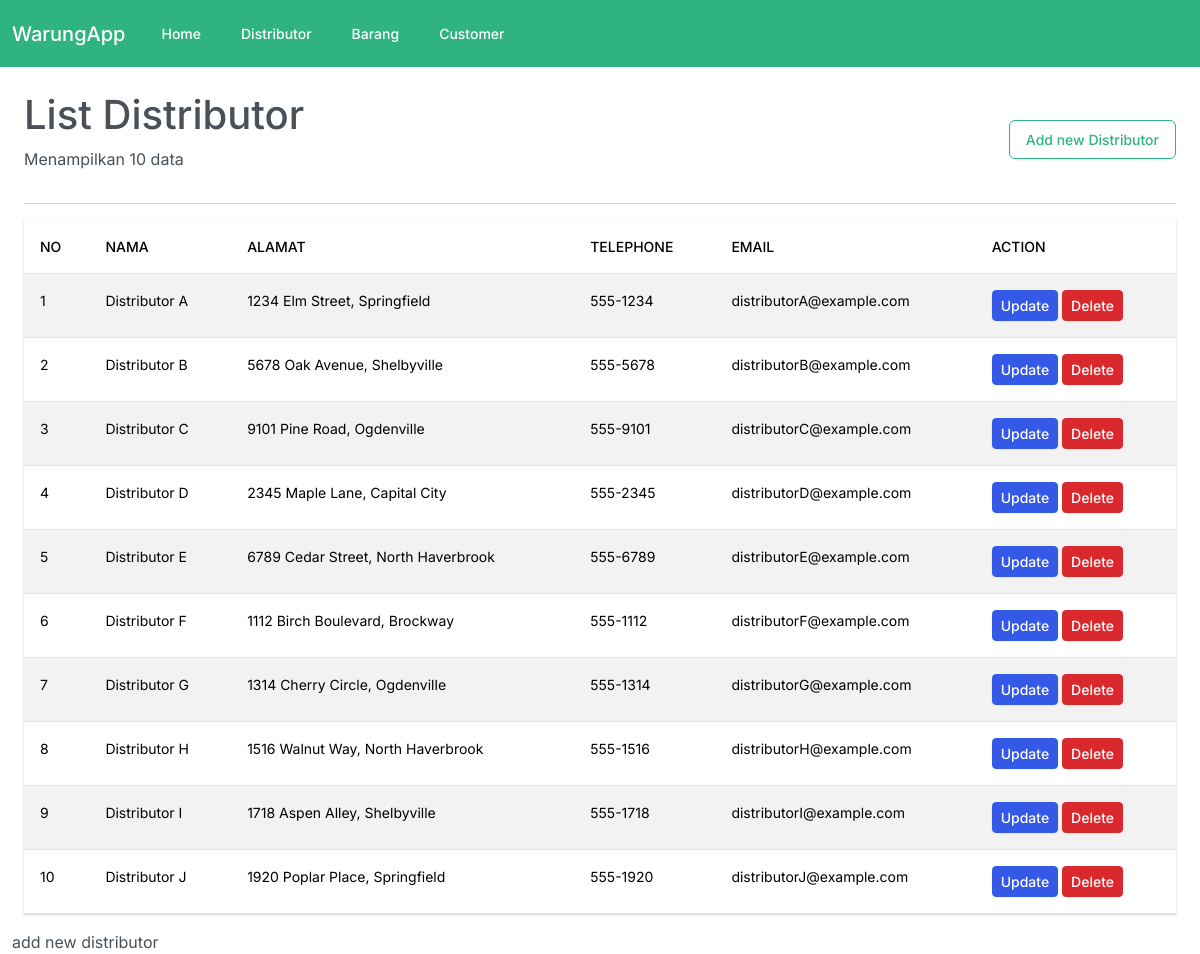
The page /index.php?page=distributor&action=all on the database its author committed.
### tables this page shows
CREATE TABLE `mtd_distributor` (
    `id_distributor` INT AUTO_INCREMENT PRIMARY KEY,
    `nama` VARCHAR(255) NOT NULL,
    `alamat` VARCHAR(255) NOT NULL,
    `telephone` VARCHAR(50) NOT NULL,
    `email` VARCHAR(100) NOT NULL
);

### library/pdo/connection.php (called while the page is built)
<?php
include ('library/pdo/database.php');
$credentials = [
	'hostname' => 'localhost',
	'username' => 'root',
	'password' => '',
	'database' => 'warung_app'
];
$database = new Database($credentials);

### library/pdo/database.php (called while the page is built, shortened)
<?php
include('library/pdo/result.php');
class Database {
	private $statement;
	private $handler;
	public function __construct($credentials){
		$connection = 'mysql:host=' . $credentials['hostname'] . ';dbname=' . $credentials['database'];
		$options = array(
			PDO::ATTR_PERSISTENT    => true,
			PDO::ATTR_ERRMODE       => PDO::ERRMODE_EXCEPTION
		);
		try{
			$this->handler = new PDO($connection, $credentials['username'], $credentials['password'], $options);
		}
		catch(PDOException $e){
			$this->error = $e->getMessage();
		}
	}
	public function query($sql)
	{
		$this->prepareStatement($sql);
		$this->execute();
		$data = $this->statement->fetchAll(PDO::FETCH_ASSOC);
		return new Result($data);
	}
	private function prepareStatement($query){
		$this->statement = $this->handler->prepare($query);
	}
	public function execute(){
	    return $this->statement->execute();
	}
}

### library/pdo/result.php (called while the page is built, shortened)
<?php
class Result
{
	private $data;
	function __construct(Array $data)
	{
		$this->data = $data;
	}
	public function all()
	{
		return $this->data;
	}
}

### pages/distributor/index.php (the view)
<?php
include ('library/pdo/connection.php');
$query = "SELECT * FROM mtd_distributor";
$listDistributor = $database->query($query)->all();
?>
<div class="container-fluid mt-4">
  <div class="d-flex justify-content-between align-items-center">
    <div>
        <h1>List Distributor</h1>
        <p class="mt-0">Menampilkan <?= count($listDistributor) ?> data</p>
    </div>
    <div>
        <button data-bs-toggle="modal" data-bs-target="#addDistributor" class="btn btn-outline-success">Add new Distributor</button>
    </div>
  </div>
  <hr>
  <table class="table table-responsive table-condensed table-striped">
    <thead>
      <tr>
        <th>No</th>
        <th>Nama</th>
        <th>Alamat</th>
        <th>Telephone</th>
        <th>Email</th>
        <th>Action</th>
      </tr>
    </thead>
    <tbody>
      <?php foreach($listDistributor as $index => $distributor) { ?>
      <tr>
        <td><?= $index+1 ?></td>
        <td><?= $distributor['nama'] ?></td>
        <td><?= $distributor['alamat'] ?></td>
        <td><?= $distributor['telephone'] ?></td>
        <td><?= $distributor['email'] ?></td>
        <td>
        <a href="index.php?page=distributor&action=update&id_distributor=<?= $distributor['id_distributor'] ?>" class="btn btn-sm btn-primary">Update</a>
        <a href="index.php?page=distributor&action=delete&id_distributor=<?= $distributor['id_distributor'] ?>" class="btn btn-sm btn-danger">Delete</a>
        </td>
      </tr>
      <?php } ?>
    </tbody>
  </table>
</div>
<?php include("pages/distributor/add.php") ?>

### layouts/header.php (shortened to what this page needs)
<!doctype html>
<html lang="en">
  <head>
    <link href="https://bootswatch.com/5/zephyr/bootstrap.min.css" rel="stylesheet">
  </head>
  <body>
  <?php include("layouts/navbar.php") ?>

### layouts/navbar.php (shortened to what this page needs)
<nav class="navbar navbar-expand-lg bg-success">
  <div class="container-fluid">
    <a class="navbar-brand" style="color: white" href="#">WarungApp</a>
    <div class="collapse navbar-collapse" id="navbarNav">
      <ul class="navbar-nav">
        <li class="nav-item">
          <a class="nav-link" style="color: white"  aria-current="page" href="index.php?page=home&action=all">Home</a>
        </li>
        <li class="nav-item">
          <a class="nav-link" style="color: white"  href="index.php?page=distributor&action=all">Distributor</a>
        </li>
        <li class="nav-item">
          <a class="nav-link" style="color: white"  href="index.php?page=barang&action=all">Barang</a>
        </li>
        <li class="nav-item">
          <a class="nav-link" style="color: white"  href="index.php?page=customer&action=all">Customer</a>
        </li>
      </ul>
    </div>
  </div>
</nav>

### index.php
<?php include('layouts/header.php') ?>
<div class="container-fluid">
<?php
  $activePage = $_GET['page'];
  if($activePage == "barang") include("pages/barang/route.php");
  else if($activePage == "home") include("pages/home/route.php");
  else if($activePage == "transaction") include("pages/transaction/route.php");
  else if($activePage == "distributor") include("pages/distributor/route.php");
  else if($activePage == "customer") include("pages/customer/route.php");
  else include("pages/errors/not-found.php");
?>
</div>
<?php include('layouts/footer.php') ?>

### pages/distributor/route.php (shortened to what this page needs)
<?php
$action = $_GET['action'];
if($action == "all") include("pages/distributor/index.php");
?>

### pages/distributor/add.php
add new distributor

### layouts/footer.php (shortened to what this page needs)
  </body>
</html>

### rows shown on the page
mtd_distributor: nama "Distributor A", alamat "1234 Elm Street, Springfield", telephone "555-1234", email "distributorA@example.com"
mtd_distributor: nama "Distributor B", alamat "5678 Oak Avenue, Shelbyville", telephone "555-5678", email "distributorB@example.com"
mtd_distributor: nama "Distributor C", alamat "9101 Pine Road, Ogdenville", telephone "555-9101", email "distributorC@example.com"
mtd_distributor: nama "Distributor D", alamat "2345 Maple Lane, Capital City", telephone "555-2345", email "distributorD@example.com"
mtd_distributor: nama "Distributor E", alamat "6789 Cedar Street, North Haverbrook", telephone "555-6789", email "distributorE@example.com"
mtd_distributor: nama "Distributor F", alamat "1112 Birch Boulevard, Brockway", telephone "555-1112", email "distributorF@example.com"
mtd_distributor: nama "Distributor G", alamat "1314 Cherry Circle, Ogdenville", telephone "555-1314", email "distributorG@example.com"
mtd_distributor: nama "Distributor H", alamat "1516 Walnut Way, North Haverbrook", telephone "555-1516", email "distributorH@example.com"
mtd_distributor: nama "Distributor I", alamat "1718 Aspen Alley, Shelbyville", telephone "555-1718", email "distributorI@example.com"
mtd_distributor: nama "Distributor J", alamat "1920 Poplar Place, Springfield", telephone "555-1920", email "distributorJ@example.com"

### other values the page prints
count($listDistributor) "10"
